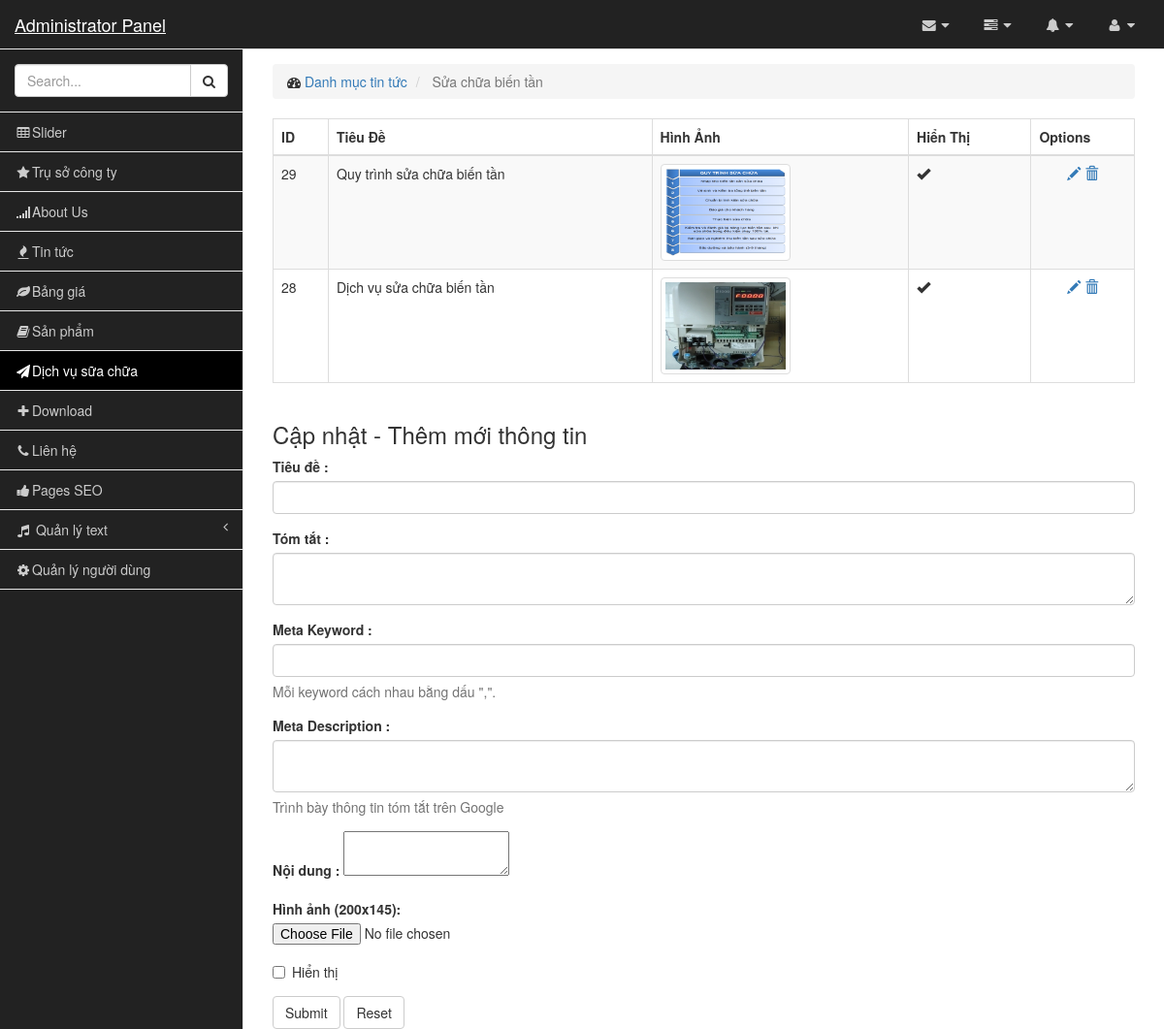
The page /admin@@/main.php?act=serv&pId=35 (signed in) on the database its author committed.
### tables this page shows
CREATE TABLE `serv_cate` (
  `id` int(11) NOT NULL AUTO_INCREMENT,
  `title` text NOT NULL,
  `sum` text NOT NULL,
  `meta_keyword` text NOT NULL,
  `meta_description` text NOT NULL,
  `e_title` text NOT NULL,
  `e_sum` text NOT NULL,
  `e_meta_keyword` text NOT NULL,
  `e_meta_description` text NOT NULL,
  `img` text NOT NULL,
  `icon` text NOT NULL,
  `pId` int(11) NOT NULL,
  `lev` int(11) NOT NULL,
  `ind` int(11) NOT NULL,
  `active` tinyint(1) NOT NULL,
  PRIMARY KEY (`id`)
);

CREATE TABLE `serv` (
  `id` int(11) NOT NULL AUTO_INCREMENT,
  `title` text NOT NULL,
  `sum` text NOT NULL,
  `content` longtext NOT NULL,
  `img` varchar(255) NOT NULL,
  `dates` timestamp NOT NULL DEFAULT CURRENT_TIMESTAMP ON UPDATE CURRENT_TIMESTAMP,
  `active` tinyint(1) NOT NULL,
  `pId` int(11) NOT NULL,
  `meta_keyword` text NOT NULL,
  `meta_description` text NOT NULL,
  PRIMARY KEY (`id`)
);

### includes/php/commonFunction.php (called while the page is built, shortened)
<?php
function ad_paging($lim,$count,$url,$page)
{
	$pages=($count%$lim==0)?$count/$lim:floor($count/$lim)+1;
	$str='<nav>
  			<ul class="pagination" style="margin:0">';
	if($count!=0)
	{
	for($i=1;$i<=$pages;$i++)
	{
		if($pages<12)
		{
			if($i==$page) $str.='<li class="active"><a href="#">'.$i.'</a></li>';
			else $str.="<li><a href=\"$url"."page=".$i."\">$i</a></li>";
		}
	}
	}
	$str.="</nav>";
	if($count<=$lim) $str="";
	return $str;
}
?>

### admin@@/php/serv.php (the view, shortened to what this page needs)
<?php
function mainProcess()
{
    if(isset($_GET['pId']))	return serv();
    else return serv_cate();
}
function serv()
{
	$msg='';
    $pId=intval($_GET['pId']);
    $cate=mysql_query("select id,title from serv_cate where id=$pId");
    $cate=mysql_fetch_object($cate);
	$str='
	<div class="row">
		<div class="col-lg-12">
			<ol class="breadcrumb">
				<li>
					<i class="fa fa-dashboard"></i> <a href="main.php?act=serv">Danh mục tin tức</a>
				</li>
                <li class="active">
                    '.$cate->title.'
                </li>
			</ol>
		</div>
	</div>';
	$str.='
	<div class="row">
		 <div class="col-lg-12">
			<div class="table-responsive">
				<table class="table table-bordered table-hover table-striped">
					<thead>
						<tr>
							<th>ID</th>
							<th>Tiêu Đề</th>
							<th>Hình Ảnh</th>
							<th>Hiển Thị</th>
							<th style="width:12% !important">Options</th>
						</tr>
					</thead>
					<tbody>
					';
	$s="select * from serv where pId=$pId order by id desc";
	$tab=mysql_query($s);
	$count=mysql_num_rows($tab);
	$page=isset($_GET["page"])?intval($_GET["page"]):1;
	$lim=10;
	$start=($page-1)*$lim;
	$s.=" limit $start,$lim";
	$tab=mysql_query($s);
	while($row=mysql_fetch_object($tab))
	{
		$active=$row->active==1?'<span class="glyphicon glyphicon-ok"></span>':'<span class="glyphicon glyphicon-remove"></span>';
		$str.='
		<tr>
			<td>'.$row->id.'</td>
			<td>'.$row->title.'</td>
			<td><img src="'.myPath.$row->img.'" class="img-responsive img-thumbnail" style="max-height:100px"/></td>
			<td>'.$active.'</td>
			<td align="center">
		';
	if(isset($_POST["Edit"])==1)
	{
		if($_POST["idLoad"]==$row->id)
		{
			$str.='
			<a href="'.$_SERVER['REQUEST_URI'].'" class="glyphicon glyphicon-refresh" aria-hidden="true"></a>
			';
		}
		else
		{
			$str.='
			<a href="javascript:operationFrm('.$row->id.",'E'".')" class="glyphicon glyphicon-pencil" aria-hidden="true"></a>
			';
		}
	}
	else
	{
		$str.='
			<a href="javascript:operationFrm('.$row->id.",'E'".')" class="glyphicon glyphicon-pencil" aria-hidden="true"></a>
			';
	}
	$str.='
	<a href="javascript:operationFrm('.$row->id.",'D'".')" class="glyphicon glyphicon-trash" aria-hidden="true"></a>
			</td>
		</tr>
		';
	}
	$str.='
					</tbody>
				</table>
				</div>';
	$str.=ad_paging($lim,$count,'main.php?act=serv&',$page);
	$str.='
			</div>
		</div>
		<form role="form" name="actionForm" enctype="multipart/form-data" action="" method="post">
		<div class="row">
		<div class="col-lg-12"><h3>Cập nhật - Thêm mới thông tin</h3></div>
		<div class="col-lg-12">
        			<div class="form-group">
        				<label>Tiêu đề :</label>
        				<input class="form-control" required name="title" value="'.$rowEdit->title.'">
        			</div>
                    <div class="form-group">
        				<label>Tóm tắt :</label>
        				<textarea class="form-control" name="sum">'.$rowEdit->sum.'</textarea>
        			</div>
                    <div class="form-group">
        				<label>Meta Keyword :</label>
        				<input class="form-control" required name="meta_keyword" value="'.$rowEdit->meta_keyword.'">
                        <p class="help-block">Mỗi keyword cách nhau bằng dấu ",".</p>
        			</div>
                    <div class="form-group">
        				<label>Meta Description :</label>
        				<textarea class="form-control" name="meta_description">'.$rowEdit->meta_description.'</textarea>
                        <p class="help-block">Trình bày thông tin tóm tắt trên Google</p>
        			</div>
                    <div class="form-group">
        				<label>Nội dung :</label>
        				<textarea name="content" class="ckeditor">'.$rowEdit->content.'</textarea>
        			</div>
			<div class="form-group">
				<label>Hình ảnh (200x145):</label>
				<input type="file" name="file"/>
			</div>
			<div class="form-group">
				<label class="checkbox-inline">
					<input type="checkbox" name="active" '.($rowEdit->active==1?"checked='checked'":"").'>Hiển thị
				</label>
			</div>
		</div>
		<div class="col-lg-12">
			<input type="hidden" name="idLoad" value="'.$_POST["idLoad"].'"/>
			<input type="hidden" name="Edit"/>
			<input type="hidden" name="Del"/>';
	if(isset($_POST["Edit"])&&$_POST["Edit"]==1)
	{
		$str.='
				<button type="submit" name="update" class="btn btn-default">Update</button>';
	}
	else
	{
		$str.='
				<button type="submit" name="addNew" class="btn btn-default">Submit</button>';
	}
	$str.='
			<button type="reset" class="btn btn-default">Reset</button>
		</div>
	</div>
	</form>
	';
	return $str;
}
?>

### admin@@/main.php (shortened to what this page needs)
<?php include "../includes/php/config.php";?><!DOCTYPE html>
<html lang="en">
<head>
    <link href="bower_components/bootstrap/dist/css/bootstrap.min.css" rel="stylesheet">
    <link href="bower_components/metisMenu/dist/metisMenu.min.css" rel="stylesheet">
    <link href="dist/css/sb-admin-2.css" rel="stylesheet">
    <link href="bower_components/font-awesome/css/font-awesome.min.css" rel="stylesheet" type="text/css">
    <link rel="stylesheet" href="../css/date_picker.css"/>
</head>
<body>
    <div id="wrapper">
        <?php require "navigation.php";?>
    	<div id="page-wrapper">
            <?php
				echo mainProcess();
			?>
        </div>
    </div>
</body>
</html>

### admin@@/navigation.php (shortened to what this page needs)
<nav class="navbar navbar-default navbar-static-top" role="navigation" style="margin-bottom: 0">
    <div class="navbar-header">
        <a class="navbar-brand" href="main.php">Administrator Panel</a>
    </div>
    <ul class="nav navbar-top-links navbar-right">
        <li class="dropdown">
            <a class="dropdown-toggle" data-toggle="dropdown" href="#">
                <i class="fa fa-envelope fa-fw"></i>  <i class="fa fa-caret-down"></i>
            </a>
        </li>
        <li class="dropdown">
            <a class="dropdown-toggle" data-toggle="dropdown" href="#">
                <i class="fa fa-tasks fa-fw"></i>  <i class="fa fa-caret-down"></i>
            </a>
        </li>
        <li class="dropdown">
            <a class="dropdown-toggle" data-toggle="dropdown" href="#">
                <i class="fa fa-bell fa-fw"></i>  <i class="fa fa-caret-down"></i>
            </a>
        </li>
        <li class="dropdown">
            <a class="dropdown-toggle" data-toggle="dropdown" href="#">
                <i class="fa fa-user fa-fw"></i>  <i class="fa fa-caret-down"></i>
            </a>
        </li>
    </ul>
    <?php echo ad_menu();?>
</nav>
<?php
function ad_menu()
{
	$topNav=array(
                        array(1,"Slider","slider","table"),
						array(2,"Trụ sở công ty","station","star"),
                       array(3,'About Us','about','signal'),
                        array(4,"Tin tức","news","fire"),
                        array(5,'Bảng giá','price','leaf'),
                        array(6,'Sản phẩm','product','book'),
                        array(10,'Dịch vụ sữa chữa','serv','send'),
                        array(7,'Download','download','plus'),
                        array(8,'Liên hệ','contact','phone'),
                        array(11,'Pages SEO','seo','thumbs-up'),
                        array(12,"Quản lý text","qtext","music"),
						array(13,"Quản lý người dùng","ad_user","cog")
					);
	$subNav=array(
                    array(12,"Footer","id=1"),
                    array(12,"Hotline","id=2"),
                    array(12,"Liên hệ","id=3")
				);
	$act=$_GET["act"];
	$str='
	<div class="navbar-default sidebar" role="navigation">
        <div class="sidebar-nav navbar-collapse">
            <ul class="nav" id="side-menu">
                <li class="sidebar-search">
                    <div class="input-group custom-search-form">
                        <input type="text" class="form-control" placeholder="Search...">
                        <span class="input-group-btn">
                        <button class="btn btn-default" type="button">
                            <i class="fa fa-search"></i>
                        </button>
                    </span>
                    </div>
                </li>';
	foreach($topNav as $top)
	{
		if($top[2]==$act)
		{
			$active=' class="active"';
		}
		else $active='';
		$str.='
		<li>';
		if(check_sub($top[0],$subNav)==false)
		{
			$str.='<a href="main.php?act='.$top[2].'"'.$active.'><i class="fa fa-fw fa-'.$top[3].'"></i>'.$top[1].'</a>';
		}
		else
		{
			$str.='<a href="#"'.$active.'>
			<i class="fa fa-fw fa-'.$top[3].'"></i> '.$top[1].'<span class="fa arrow"></span></a>
                        <ul class="nav nav-second-level">';
			foreach($subNav as $item)
			{
				if($item[0]==$top[0])
				{
					$str.='
					<li>
						<a href="main.php?act='.$top[2].'&'.$item[2].'">'.$item[1].'</a>
					</li>
					';
				}
			}
            $str.='     </ul>';
		}
		$str.='
		</li>
		';
	}
	$str.='
			</ul>
		</div>
	</div>';
	return $str;
}
function check_sub($id,$arr)
{
	$k=0;
	foreach($arr as $item)
	{
		if($item[0]==$id) $k++;
	}
	if($k!=0) return true;
	else return false;
}
?>

### rows shown on the page
serv_cate: title "Sửa chữa biến tần"
serv: id "29", title "Quy trình sửa chữa biến tần", img (picture), active 1 (drawn)
serv: id "28", title "Dịch vụ sửa chữa biến tần", img (picture), active 1 (drawn)

### other values the page prints
$top[1] "Slider"
$top[1] "Trụ sở công ty"
$top[1] "About Us"
$top[1] "Tin tức"
$top[1] "Bảng giá"
$top[1] "Sản phẩm"
$top[1] "Dịch vụ sữa chữa"
$top[1] "Download"
$top[1] "Liên hệ"
$top[1] "Pages SEO"
$top[1] "Quản lý text"
$top[1] "Quản lý người dùng"
